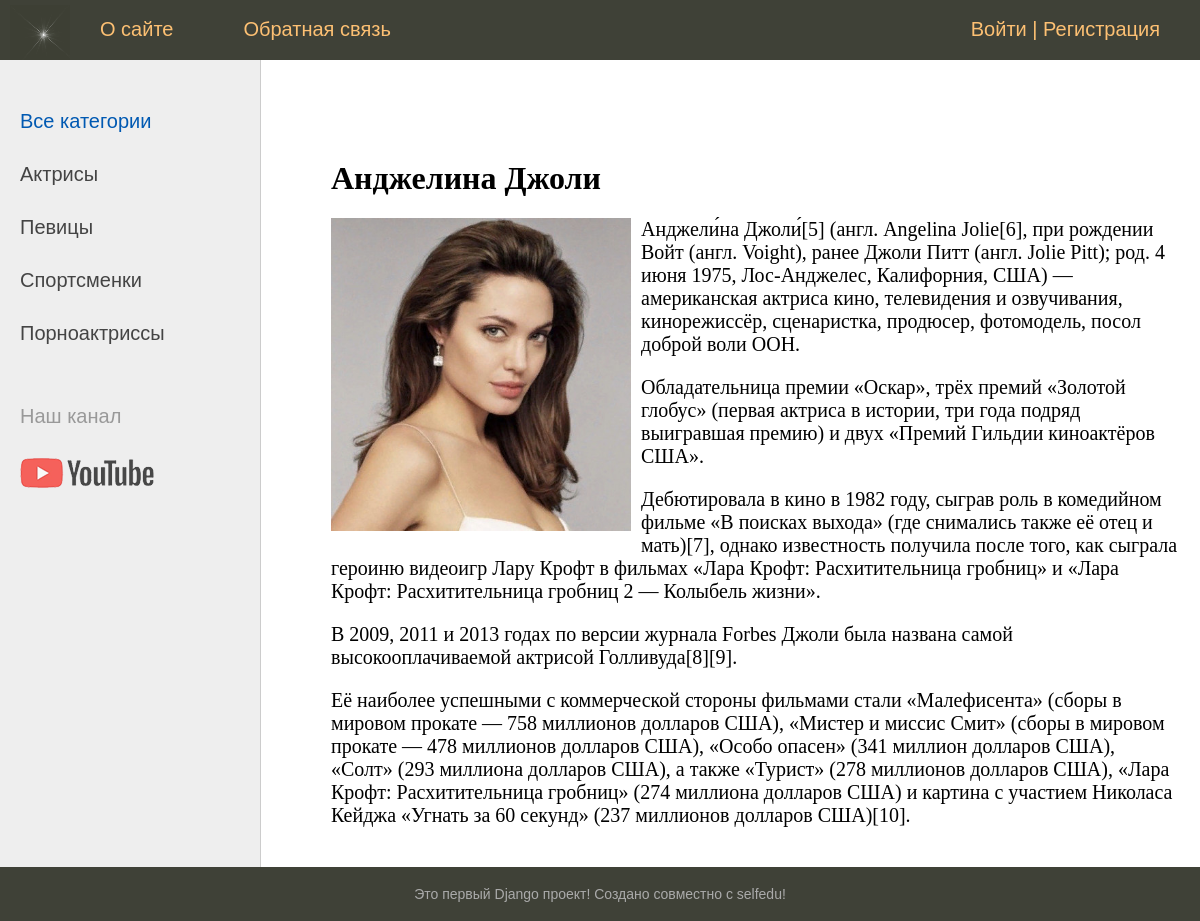
The app's page /post/andzhelina-dzholi/ with its own data.
### women/models.py (models this page shows, shortened)
class Category(models.Model):
    name = models.CharField(max_length=255, db_index=True, verbose_name='Название категории')
    slug = models.SlugField(max_length=255, unique=True, db_index=True, verbose_name='URL')
    def get_absolute_url(self):
        return reverse('category', kwargs={'cat_slug': self.slug})
    class Meta:
        verbose_name = 'Категории'
        verbose_name_plural = 'Категории'
        ordering = ['id']

class Women(models.Model):
    title = models.CharField(max_length=255, verbose_name="Заголовок")
    content = models.TextField(blank=True, verbose_name="Текст статьи")
    slug = models.SlugField(max_length=255, unique=True, db_index=True, verbose_name='URL')
    photo = models.ImageField(upload_to="%photos/%Y/%m/%d", verbose_name="Фотокарточка в досье")
    time_create = models.DateTimeField(auto_now_add=True, verbose_name="Последнее изменение")
    time_update = models.DateTimeField(auto_now=True, verbose_name="Дата изменения")
    is_published = models.BooleanField(default=True, verbose_name="Публикация")
    cat = models.ForeignKey('Category', on_delete=models.PROTECT, verbose_name="Категория", related_name='get_posts')
    class Meta:
        verbose_name = 'Известная женщина'
        verbose_name_plural = 'Известные женщины'
        ordering = ['-time_create']

### women/views.py (the view)
# urls.py: path('post/<slug:post_slug>/', ShowPost.as_view(), name='post'),
class ShowPost(DataMixin, DetailView):
    model = Women
    template_name = 'women/post.html'
    slug_url_kwarg = 'post_slug'
    context_object_name = 'post'
    def get_context_data(self, **kwargs):
        context = super().get_context_data(**kwargs)
        c_def = self.get_user_context(title=context['post'].title)
        return dict(list(context.items()) + list(c_def.items()))

### women/templatetags/women_tags.py (called while the page is built)
@register.inclusion_tag("women/list_categories.html")
def show_categories(sort=None, cat_selected=0):
    if not sort:
        cats = Category.objects.annotate(count=Count('get_posts'))
    else:
        cats = Category.objects.order_by(sort).annotate(count=Count('get_posts'))
    return {"cats": cats, "cat_selected": cat_selected}

@register.inclusion_tag(takes_context=True, filename="women/list_menu.html")
def show_menu(context, register):
    if register:
        menu = [{'title': 'О сайте', 'url_name': 'about'},
                {'title': 'Добавить страницу', 'url_name': 'addpage'},
                {'title': 'Обратная связь', 'url_name': 'contact'},
                ]
    else:
        menu = [{'title': 'О сайте', 'url_name': 'about'},
                {'title': 'Обратная связь', 'url_name': 'contact'},
                ]
    context["menu"] = menu
    context["register"] = register
    return context

### women/utils.py (called while the page is built)
    def get_user_context(self, **kwargs):
        context = kwargs
        if 'cat_selected' not in kwargs:
            context['cat_selected'] = 0
        context['register'] = False
        if self.request.user.is_authenticated:
            context['register'] = True
        return context

### women/templates/women/post.html
{% extends 'women/base.html' %}
{% block content %}
<h1>{{post.title}}</h1>
{% if post.photo %}
<p><img class="img-article-left" src="{{post.photo.url}}"></p>
{% endif %}
{{post.content|linebreaks}}
{% endblock %}

### women/templates/women/list_categories.html
{% for c in cats %}
    {% if c.count > 0 %}
         {% if c.id == cat_selected %}
                   <li class="selected">{{c.name}}</li>
         {% else %}
                   <li><a href="{{ c.get_absolute_url }}">{{c.name}}</a></li>
         {% endif %}
    {% endif %}
{% endfor %}

### women/static/women/css/styles.css (style rules this page uses)
html, body { font-family: 'Arial'; margin: 0; padding: 0; height: 100%; width: 100%; color: #444; }
a { color: #0059b2; text-decoration: none; }
img { max-width: 600px; height: auto; }
img.img-article-left { max-width: 300px; height: auto; float: left; padding: 0 10px 10px 0; }
.left-chapters ul li { margin: 30px 0 0 0; color: #999; }
.left-chapters ul li a { color: #444; text-decoration: none; }
.content-text h1 { font-size: 32px; }

### records on screen
Category: name "Актрисы"
Category: name "Певицы"
Category: name "Спортсменки"
Category: name "Порноактриссы"
Women: title "Анджелина Джоли", photo (picture), content "Анджели́на Джоли́[5] (англ. Angelina Jolie[6], при рождении Войт (англ. Voight), ранее Джоли Питт (англ. Jolie Pitt); род. 4 июня 1975, Лос-Анджелес, Калифорния, США) — американская актриса кино, телевидения и озвучивания, кинорежиссёр, сценаристка, продюсер, фотомодель, посол доброй воли ООН. Обладательница премии «Оскар», трёх премий «Золотой глобус» (первая актриса в истории, три года подряд выигравшая премию) и двух «Премий Гильдии киноактёров США». Дебютировала в кино в 1982 году, сыграв роль в комедийном фильме «В поисках выхода» (где снимались также её отец и мать)[7], однако известность получила после того, как сыграла героиню видеоигр Лару Крофт в фильмах «Лара Крофт:…"

### other values on screen
{{ m.title }} "О сайте" "Обратная связь"
